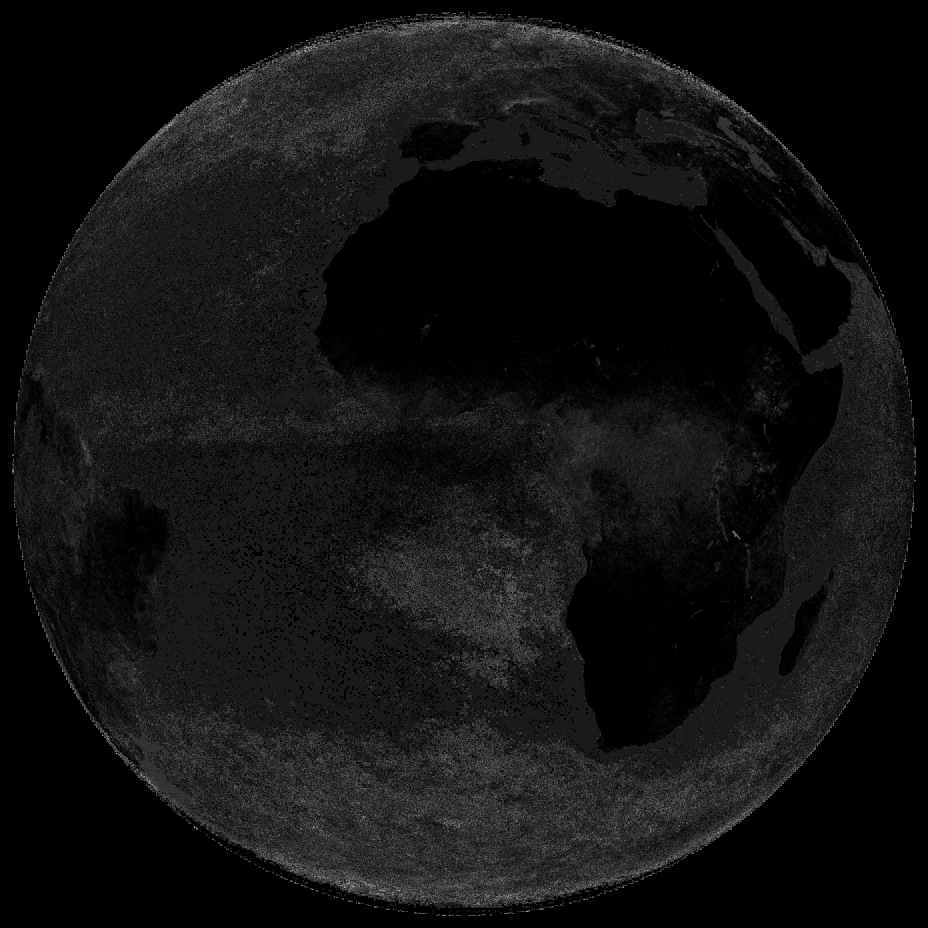
%> input picture imground.jpg, 3712 x 3712 px (shown at 1/4 size)
$ octave NDVItest.m   (GNU Octave 9; MATLAB toolbox functions it lacks are replaced by stand-ins)
%> lines starting %> are read from the running program, lines starting %| are printed output that depends on the picture; in (x1, y1, x2, y2) boxes, pixels count from 0 and x2, y2 are one past the last pixel; in counts of white or black regions, pixels touching at a corner belong together; the program's own positions count from 1
### grecovcalc.m
function landcoverage = grecovcalc(NDVIimg,landmask)
%landcoverage = grecovcalc(NDVIimg,landmask)
    % Function calculating average NDVI in landmasked area
    NDVIimg = double(NDVIimg);
    NDVIimg(landmask~=0) = NaN;
    landcoverage = sum(NDVIimg,'all','omitnan')./sum(~landmask,'all');
end

### NDVItest.m
% This script creates a NDVI image
[redfil,redpat] = uigetfile('*','Choose a Redclearpic');
%> the answer given: imground.jpg
[grefil,grepat] = uigetfile('*','Choose a Greclearpic');
%> the answer given: HMSG1_IR_016_090815_1200.jpg
[lmafil,lmapat] = uigetfile('*','Choose a landmask');
%> the answer given: HMSG1_IR_016_090815_1200.jpg


redname = fullfile(redpat,redfil);
redchan = imread(redname);
redchan = redchan(700:2250,1750:2800);
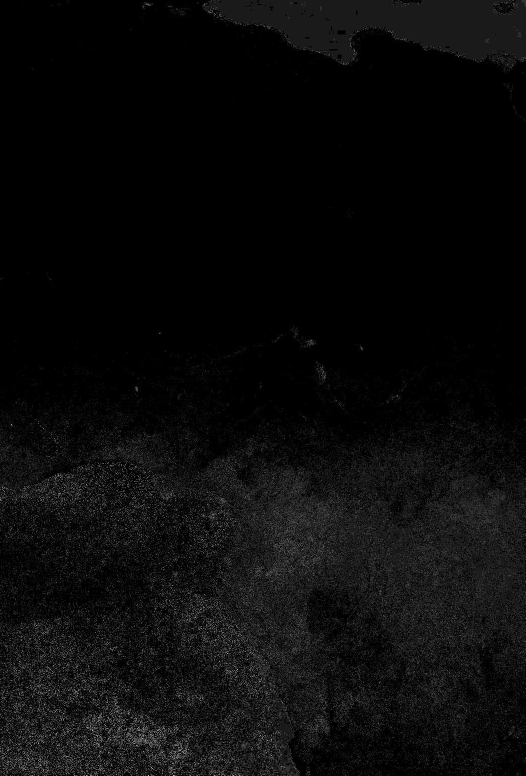
%> redchan: size 1551x1051 uint8 (shown at 1/2 size); min 0, max 255, mean 11

grename = fullfile(grepat,grefil);
grechan = imread(grename);
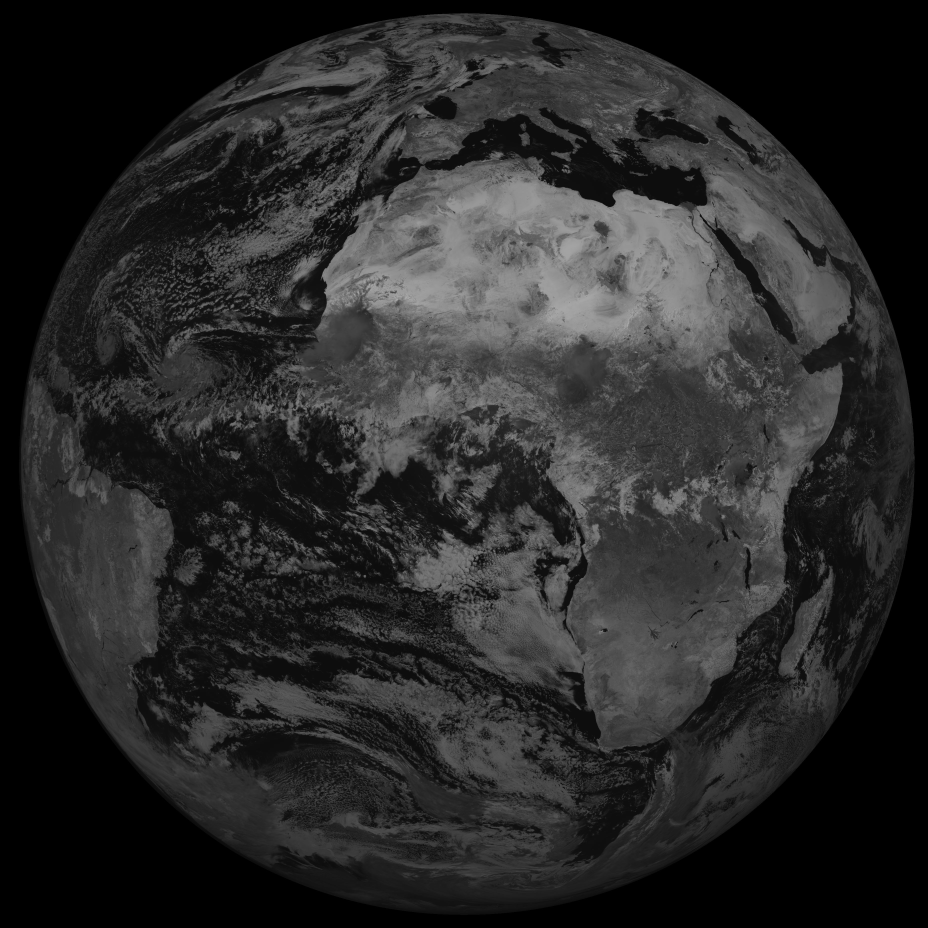
%> input picture HMSG1_IR_016_090815_1200.jpg, 3712 x 3712 px (shown at 1/4 size)
grechan = grechan(700:2250,1750:2800);
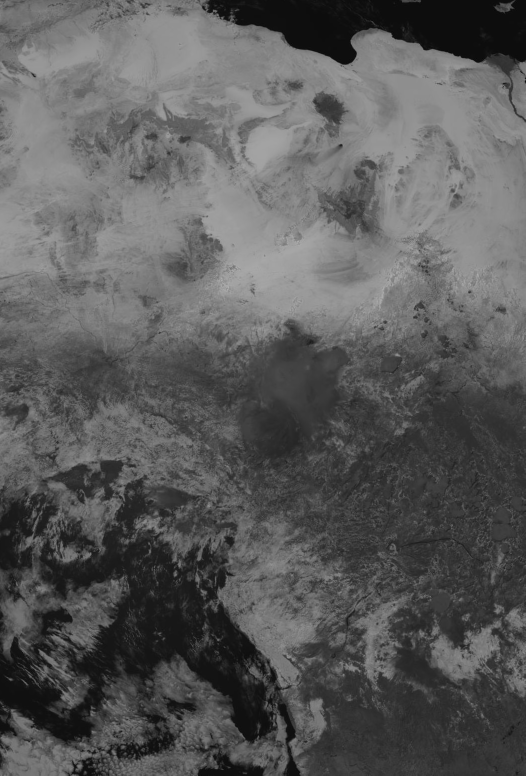
%> grechan: size 1551x1051 uint8 (shown at 1/2 size); min 0, max 183, mean 90.5

lmaname = fullfile(lmapat,lmafil);
lmachan = imread(lmaname);
lmachan = lmachan(700:2250,1750:2800);

NDVIimg = abs((double(grechan-redchan))./(double(redchan+grechan)));
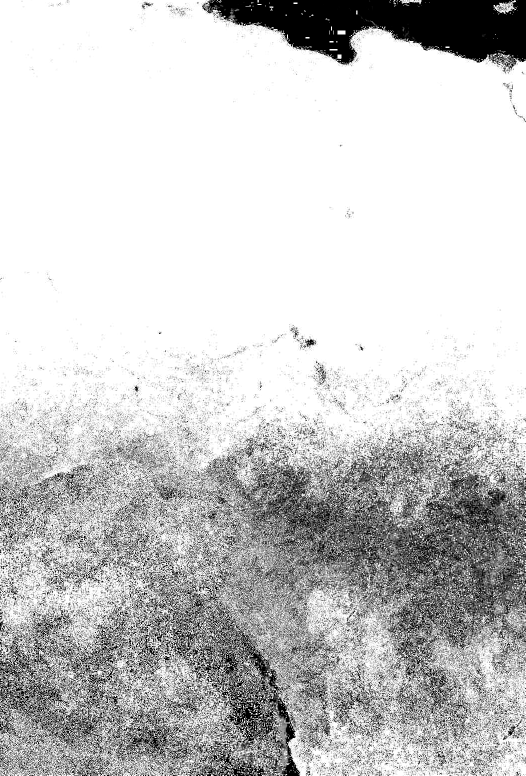
%> NDVIimg: size 1551x1051 double (shown at 1/2 size); min 0, max 1, mean 0.789

figure;
imshow(NDVIimg)
figure;
imground = round(NDVIimg,1);
imshow(imground)

NDVIimg1 = NDVIimg~=0;
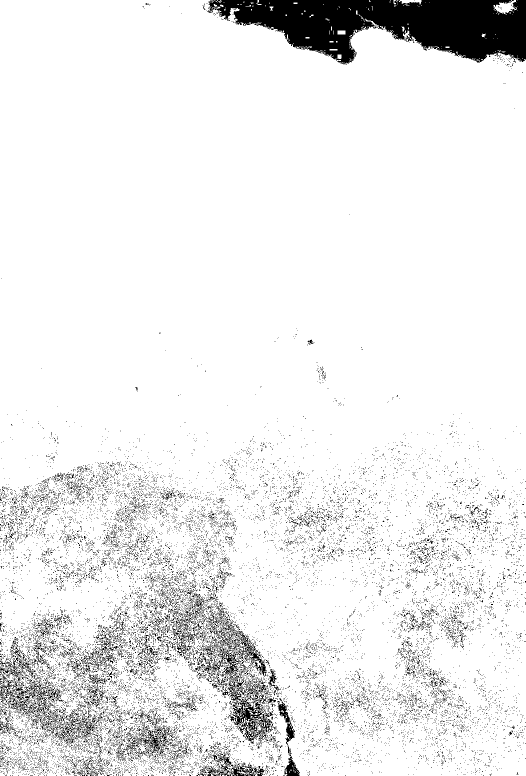
%> NDVIimg1: size 1551x1051 logical (shown at 1/2 size); 92.2% white; 21329 black regions (21036 under 20 px), largest, box (x1, y1, x2, y2) and area: (415, 0, 1051, 129) 50648, (406, 1236, 546, 1483) 7128, (555, 1402, 600, 1551) 1521
imshow(NDVIimg1)
percentcover = grecovcalc(NDVIimg1,lmachan);
%> in grecovcalc, `NDVIimg(landmask~=0) = NaN;`: NDVIimg: size 1551x1051 double; 100% of the values are NaN or infinite; the others: min 0, max 0, mean 0
%> in grecovcalc, `landcoverage = sum(NDVIimg,'all','omitnan')./sum(~landmask,'all');`: landcoverage = 0
%> percentcover = 0
